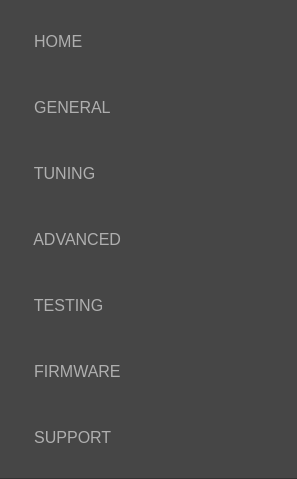
     <widget class="QFrame" name="list_frame">
      <property name="sizePolicy">
       <sizepolicy hsizetype="Minimum" vsizetype="Minimum">
        <horstretch>0</horstretch>
        <verstretch>0</verstretch>
       </sizepolicy>
      </property>
      <property name="maximumSize">
       <size>
        <width>275</width>
        <height>16777215</height>
       </size>
      </property>
      <property name="mouseTracking">
       <bool>false</bool>
      </property>
      <property name="styleSheet">
       <string notr="true">QFrame {
	background-color: rgb(70, 70, 70);
	margin: 0px;
	border-bottom: 1px solid rgb(50, 50, 50);
}

QPushButton {
	color: rgb(175, 175, 175);
	text-align: left;
}

QPushButton:hover {
	color: rgb(185, 185, 185);
	border-style: outset;
    border-width: 0px;
    min-width: 10em;
    padding: 6px;
}

QPushButton:pressed {
	color: rgb(1, 150, 250);
	border-style: outset;
    border-width: 0px;
    min-width: 10em;
    padding: 6px;
}

QPushButton:checked {
	color: rgb(1, 150, 250);
	border-style: outset;
    border-left: 2px solid rgb(1, 150, 250);
    min-width: 10em;
    padding: 6px;
}
</string>
      </property>
      <property name="frameShape">
       <enum>QFrame::NoFrame</enum>
      </property>
      <property name="frameShadow">
       <enum>QFrame::Plain</enum>
      </property>
      <property name="lineWidth">
       <number>0</number>
      </property>
      <property name="midLineWidth">
       <number>0</number>
      </property>
      <layout class="QVBoxLayout" name="verticalLayout">
       <item>
        <widget class="QPushButton" name="pushButton_home">
         <property name="sizePolicy">
          <sizepolicy hsizetype="Minimum" vsizetype="Preferred">
           <horstretch>0</horstretch>
           <verstretch>0</verstretch>
          </sizepolicy>
         </property>
         <property name="minimumSize">
          <size>
           <width>275</width>
           <height>60</height>
          </size>
         </property>
         <property name="font">
          <font>
           <family>MS Shell Dlg 2</family>
           <pointsize>12</pointsize>
          </font>
         </property>
         <property name="styleSheet">
          <string notr="true"/>
         </property>
         <property name="text">
          <string>     HOME</string>
         </property>
         <property name="iconSize">
          <size>
           <width>20</width>
           <height>20</height>
          </size>
         </property>
         <property name="checkable">
          <bool>true</bool>
         </property>
         <property name="autoExclusive">
          <bool>true</bool>
         </property>
         <property name="default">
          <bool>false</bool>
         </property>
         <property name="flat">
          <bool>true</bool>
         </property>
        </widget>
       </item>
       <item>
        <widget class="QPushButton" name="pushButton_general">
         <property name="sizePolicy">
          <sizepolicy hsizetype="Minimum" vsizetype="Preferred">
           <horstretch>0</horstretch>
           <verstretch>0</verstretch>
          </sizepolicy>
         </property>
         <property name="minimumSize">
          <size>
           <width>0</width>
           <height>60</height>
          </size>
         </property>
         <property name="palette">
          <palette>
           <active>
            <colorrole role="WindowText">
             <brush brushstyle="SolidPattern">
              <color alpha="255">
               <red>175</red>
               <green>175</green>
               <blue>175</blue>
              </color>
             </brush>
            </colorrole>
            <colorrole role="Text">
             <brush brushstyle="SolidPattern">
              <color alpha="255">
               <red>175</red>
               <green>175</green>
               <blue>175</blue>
              </color>
             </brush>
            </colorrole>
            <colorrole role="ButtonText">
             <brush brushstyle="SolidPattern">
              <color alpha="255">
               <red>175</red>
               <green>175</green>
               <blue>175</blue>
              </color>
             </brush>
            </colorrole>
            <colorrole role="PlaceholderText">
             <brush brushstyle="SolidPattern">
              <color alpha="255">
               <red>175</red>
               <green>175</green>
               <blue>175</blue>
              </color>
             </brush>
            </colorrole>
           </active>
           <inactive>
            <colorrole role="WindowText">
             <brush brushstyle="SolidPattern">
              <color alpha="255">
               <red>175</red>
               <green>175</green>
               <blue>175</blue>
              </color>
             </brush>
            </colorrole>
            <colorrole role="Text">
             <brush brushstyle="SolidPattern">
              <color alpha="255">
               <red>175</red>
               <green>175</green>
               <blue>175</blue>
              </color>
             </brush>
            </colorrole>
            <colorrole role="ButtonText">
             <brush brushstyle="SolidPattern">
              <color alpha="255">
               <red>175</red>
               <green>175</green>
               <blue>175</blue>
              </color>
             </brush>
            </colorrole>
            <colorrole role="PlaceholderText">
             <brush brushstyle="SolidPattern">
              <color alpha="255">
               <red>175</red>
               <green>175</green>
               <blue>175</blue>
              </color>
             </brush>
            </colorrole>
           </inactive>
           <disabled>
            <colorrole role="WindowText">
             <brush brushstyle="SolidPattern">
              <color alpha="255">
               <red>175</red>
               <green>175</green>
               <blue>175</blue>
              </color>
             </brush>
            </colorrole>
            <colorrole role="Text">
             <brush brushstyle="SolidPattern">
              <color alpha="255">
               <red>175</red>
               <green>175</green>
               <blue>175</blue>
              </color>
             </brush>
            </colorrole>
            <colorrole role="ButtonText">
             <brush brushstyle="SolidPattern">
              <color alpha="255">
               <red>175</red>
               <green>175</green>
               <blue>175</blue>
              </color>
             </brush>
            </colorrole>
            <colorrole role="PlaceholderText">
             <brush brushstyle="SolidPattern">
              <color alpha="255">
               <red>175</red>
               <green>175</green>
               <blue>175</blue>
              </color>
             </brush>
            </colorrole>
           </disabled>
          </palette>
         </property>
         <property name="font">
          <font>
           <family>MS Shell Dlg 2</family>
           <pointsize>12</pointsize>
           <bold>false</bold>
          </font>
         </property>
         <property name="layoutDirection">
          <enum>Qt::LeftToRight</enum>
         </property>
         <property name="autoFillBackground">
          <bool>false</bool>
         </property>
         <property name="styleSheet">
          <string notr="true"/>
         </property>
         <property name="text">
          <string>     GENERAL</string>
         </property>
         <property name="checkable">
          <bool>true</bool>
         </property>
         <property name="checked">
          <bool>false</bool>
         </property>
         <property name="autoExclusive">
          <bool>true</bool>
         </property>
         <property name="autoDefault">
          <bool>false</bool>
         </property>
         <property name="default">
          <bool>false</bool>
         </property>
         <property name="flat">
          <bool>true</bool>
         </property>
        </widget>
       </item>
       <item>
        <widget class="QPushButton" name="pushButton_tuning">
         <property name="sizePolicy">
          <sizepolicy hsizetype="Minimum" vsizetype="Preferred">
           <horstretch>0</horstretch>
           <verstretch>0</verstretch>
          </sizepolicy>
         </property>
         <property name="minimumSize">
          <size>
           <width>0</width>
           <height>60</height>
          </size>
         </property>
         <property name="font">
          <font>
           <family>MS Shell Dlg 2</family>
           <pointsize>12</pointsize>
          </font>
         </property>
         <property name="styleSheet">
          <string notr="true"/>
         </property>
         <property name="text">
          <string>     TUNING</string>
         </property>
         <property name="checkable">
          <bool>true</bool>
         </property>
         <property name="autoExclusive">
          <bool>true</bool>
         </property>
         <property name="autoDefault">
          <bool>true</bool>
         </property>
         <property name="flat">
          <bool>true</bool>
         </property>
        </widget>
       </item>
       <item>
        <widget class="QPushButton" name="pushButton_advanced">
         <property name="sizePolicy">
          <sizepolicy hsizetype="Minimum" vsizetype="Preferred">
           <horstretch>0</horstretch>
           <verstretch>0</verstretch>
          </sizepolicy>
         </property>
         <property name="minimumSize">
          <size>
           <width>0</width>
           <height>60</height>
          </size>
         </property>
         <property name="font">
          <font>
           <family>MS Shell Dlg 2</family>
           <pointsize>12</pointsize>
          </font>
         </property>
         <property name="mouseTracking">
          <bool>true</bool>
         </property>
         <property name="styleSheet">
          <string notr="true"/>
         </property>
         <property name="text">
          <string>     ADVANCED</string>
         </property>
         <property name="checkable">
          <bool>true</bool>
         </property>
         <property name="autoExclusive">
          <bool>true</bool>
         </property>
         <property name="flat">
          <bool>true</bool>
         </property>
        </widget>
       </item>
       <item>
        <widget class="QPushButton" name="pushButton_testing">
         <property name="sizePolicy">
          <sizepolicy hsizetype="Minimum" vsizetype="Preferred">
           <horstretch>0</horstretch>
           <verstretch>0</verstretch>
          </sizepolicy>
         </property>
         <property name="minimumSize">
          <size>
           <width>0</width>
           <height>60</height>
          </size>
         </property>
         <property name="font">
          <font>
           <family>MS Shell Dlg 2</family>
           <pointsize>12</pointsize>
          </font>
         </property>
         <property name="mouseTracking">
          <bool>true</bool>
         </property>
         <property name="styleSheet">
          <string notr="true"/>
         </property>
         <property name="text">
          <string>     TESTING</string>
         </property>
         <property name="checkable">
          <bool>true</bool>
         </property>
         <property name="autoExclusive">
          <bool>true</bool>
         </property>
         <property name="flat">
          <bool>true</bool>
         </property>
        </widget>
       </item>
       <item>
        <widget class="QPushButton" name="pushButton_firmware">
         <property name="sizePolicy">
          <sizepolicy hsizetype="Minimum" vsizetype="Preferred">
           <horstretch>0</horstretch>
           <verstretch>0</verstretch>
          </sizepolicy>
         </property>
         <property name="minimumSize">
          <size>
           <width>0</width>
           <height>60</height>
          </size>
         </property>
         <property name="font">
          <font>
           <family>MS Shell Dlg 2</family>
           <pointsize>12</pointsize>
          </font>
         </property>
         <property name="styleSheet">
          <string notr="true"/>
         </property>
         <property name="text">
          <string>     FIRMWARE</string>
         </property>
         <property name="checkable">
          <bool>true</bool>
         </property>
         <property name="autoExclusive">
          <bool>true</bool>
         </property>
         <property name="flat">
          <bool>true</bool>
         </property>
        </widget>
       </item>
       <item>
        <widget class="QPushButton" name="pushButton_get_help">
         <property name="sizePolicy">
          <sizepolicy hsizetype="Minimum" vsizetype="Preferred">
           <horstretch>0</horstretch>
           <verstretch>0</verstretch>
          </sizepolicy>
         </property>
         <property name="minimumSize">
          <size>
           <width>275</width>
           <height>60</height>
          </size>
         </property>
         <property name="font">
          <font>
           <family>MS Shell Dlg 2</family>
           <pointsize>12</pointsize>
          </font>
         </property>
         <property name="styleSheet">
          <string notr="true"/>
         </property>
         <property name="text">
          <string>     SUPPORT</string>
         </property>
         <property name="iconSize">
          <size>
           <width>20</width>
           <height>20</height>
          </size>
         </property>
         <property name="checkable">
          <bool>true</bool>
         </property>
         <property name="autoExclusive">
          <bool>true</bool>
         </property>
         <property name="default">
          <bool>false</bool>
         </property>
         <property name="flat">
          <bool>true</bool>
         </property>
        </widget>
       </item>
      </layout>
     </widget>
